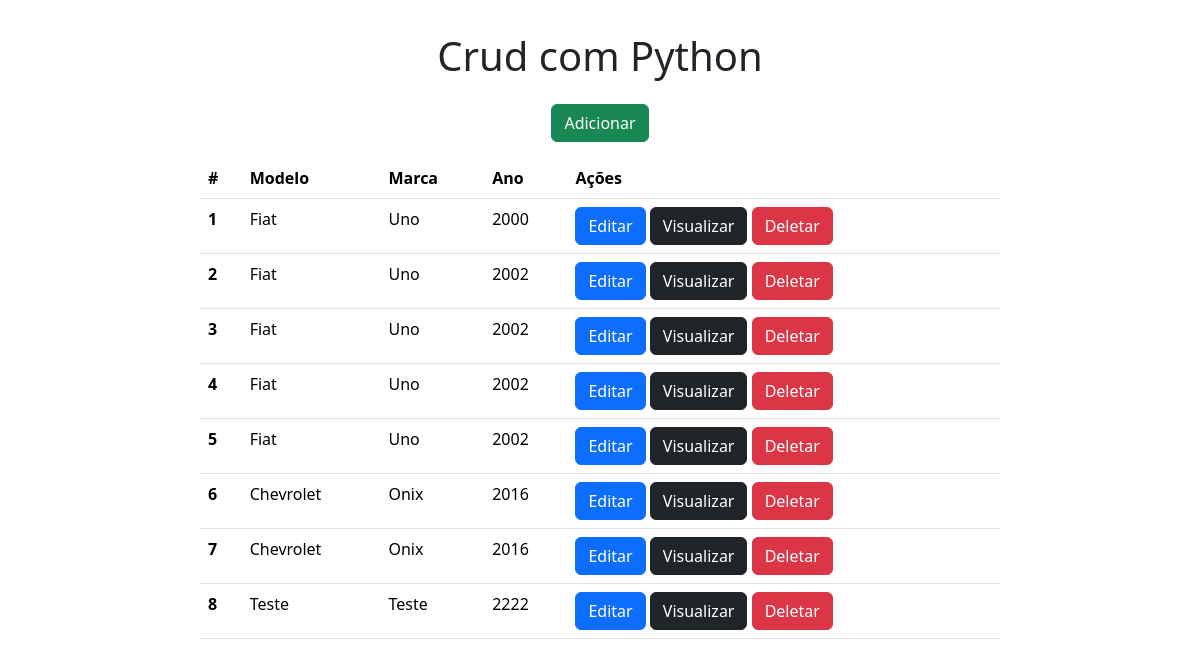
Before: / with the older database file.
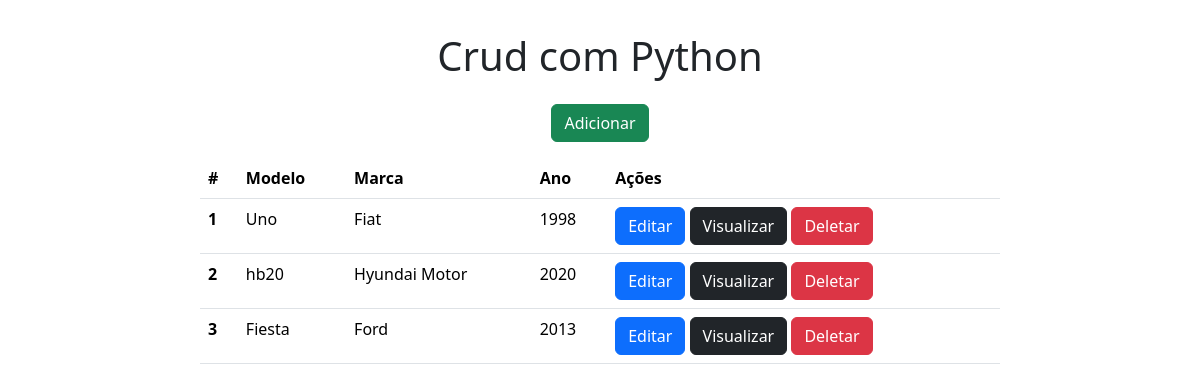
After: the same page with the newer database file.
### app/models.py (models this page shows)
class carros(models.Model):
    Modelo = models.CharField(max_length=150)
    Marca = models.CharField(max_length=100)
    Ano = models.IntegerField()

### app/views.py (the view)
# urls.py: 2. Add a URL to urlpatterns:  path('', views.home, name='home')
def home(request):
    data = { }
    data['db'] = carros.objects.all()
    return render(request, 'index.html', data)

### app/templates/index.html (shortened to what this page needs)
<!DOCTYPE html>
<html lang="en">
<head>
    <link href="https://cdn.jsdelivr.net/npm/bootstrap@5.3.1/dist/css/bootstrap.min.css"
          rel="stylesheet"
>
</head>
<body>
    <div class="col-8 m-auto pt-2 pb-2 mt-4 text-center">
            <h1> Crud com Python</h1>
    </div>
    <div class="col-8 m-auto pt-2 pb-2 text-center">
           <a href="formulario/" class="btn btn-success"> Adicionar </a>
    </div>
    <div class="col-8 m-auto pt-2 pb-2">
            <table class="table">
                <thead>
                    <tr>
                        <th  scope="col">#</th>
                        <th  scope="col">Modelo</th>
                        <th  scope="col">Marca</th>
                        <th  scope="col">Ano</th>
                        <th  scope="col">Ações</th>
                    </tr>
                </thead>
                <tbody>
                 {% for dbs in db %}
                    <tr>
                        <th>{{dbs.id}}</th>
                        <td>{{dbs.Modelo}}</td>
                        <td>{{dbs.Marca}}</td>
                        <td>{{dbs.Ano}}</td>
                        <td>
                            <a href="" class="btn btn-primary">Editar</a>
                            <a href="/view/{{dbs.id}}/" class="btn btn-dark">Visualizar</a>
                            <a href="" class="btn btn-danger">Deletar</a>
                        </td>
                    </tr>
                {% endfor %}
                </tbody>
            </table>
    </div>
</body>
</html>

Changed rows visible on the page:
removed carros: id "4", Modelo "Fiat", Marca "Uno", Ano "2002"
removed carros: id "5", Modelo "Fiat", Marca "Uno", Ano "2002"
removed carros: id "6", Modelo "Chevrolet", Marca "Onix", Ano "2016"
removed carros: id "7", Modelo "Chevrolet", Marca "Onix", Ano "2016"
removed carros: id "8", Modelo "Teste", Marca "Teste", Ano "2222"
changed carros "Uno": Modelo "Fiat" → "Uno"; Marca "Uno" → "Fiat"; Ano "2000" → "1998"
changed carros id 2: Modelo "Fiat" → "hb20"; Marca "Uno" → "Hyundai Motor"; Ano "2002" → "2020"
changed carros id 3: Modelo "Fiat" → "Fiesta"; Marca "Uno" → "Ford"; Ano "2002" → "2013"
